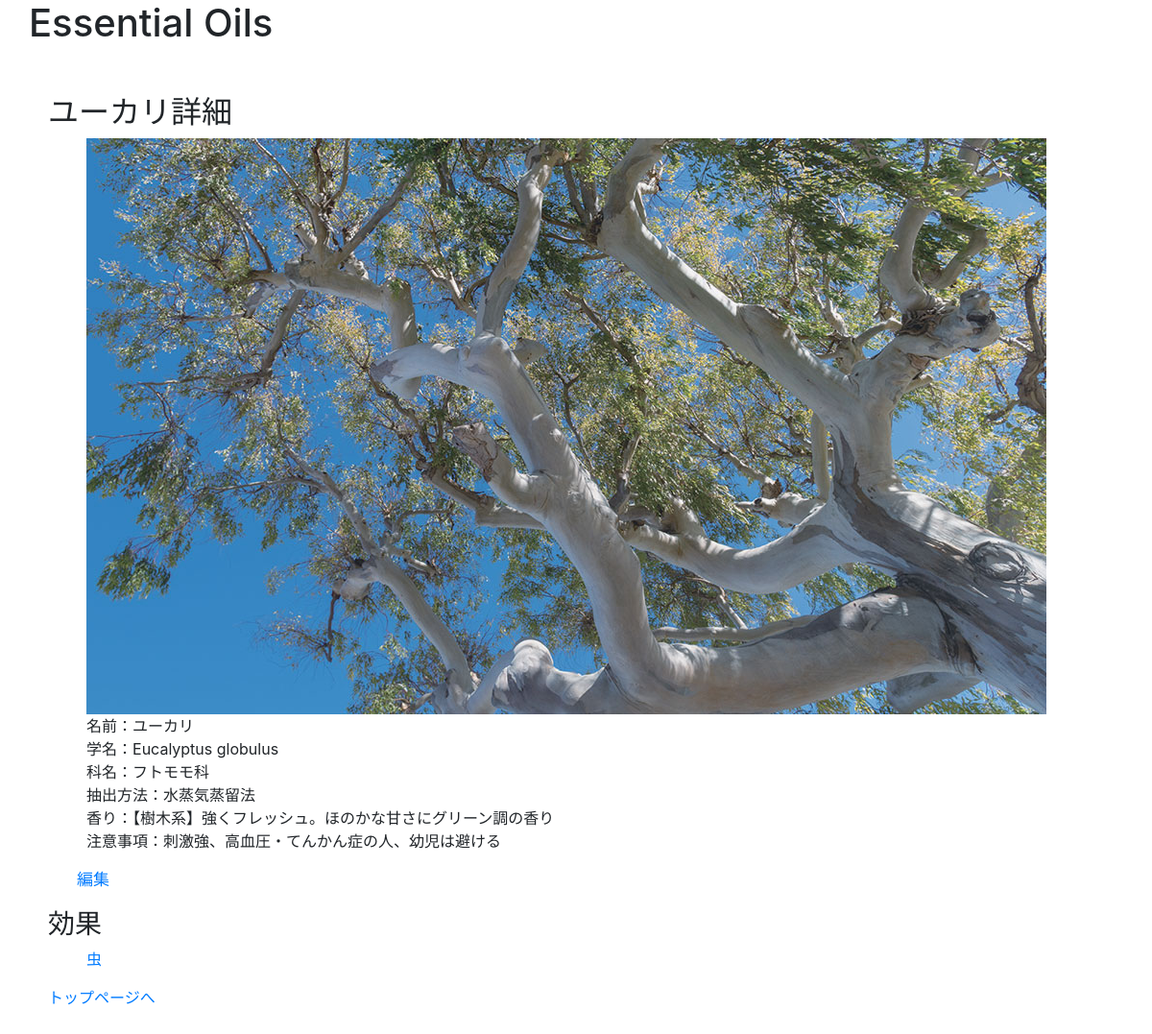
/oil_detail_for_user.php?id=10, run on the app's committed database.
### tables this page shows
CREATE TABLE `essential_oils` (
  `id` int(11) NOT NULL AUTO_INCREMENT,
  `name` varchar(255) NOT NULL,
  `scientific_name` varchar(255) NOT NULL,
  `plant_name` varchar(255) NOT NULL,
  `extraction` varchar(255) NOT NULL,
  `aroma` varchar(255) NOT NULL,
  `caution` varchar(255) NOT NULL,
  `english_name` varchar(255) NOT NULL,
  `user_id` int(11) NOT NULL,
  `image` varchar(255) NOT NULL,
  `created_at` timestamp NOT NULL DEFAULT CURRENT_TIMESTAMP,
  PRIMARY KEY (`id`),
  KEY `user_id` (`user_id`),
  CONSTRAINT `essential_oils_ibfk_1` FOREIGN KEY (`user_id`) REFERENCES `users` (`id`) ON DELETE CASCADE ON UPDATE CASCADE
);

CREATE TABLE `effects` (
  `id` int(11) NOT NULL AUTO_INCREMENT,
  `effect` varchar(255) NOT NULL,
  `content` varchar(255) NOT NULL,
  `caution` varchar(255) NOT NULL,
  `user_id` int(11) NOT NULL,
  `created_at` timestamp NOT NULL DEFAULT CURRENT_TIMESTAMP,
  PRIMARY KEY (`id`),
  KEY `user_id` (`user_id`),
  CONSTRAINT `effects_ibfk_1` FOREIGN KEY (`user_id`) REFERENCES `users` (`id`) ON DELETE CASCADE ON UPDATE CASCADE
);

### oil_detail_for_user.php (called while the page is built, shortened)
<?php
    require_once 'DAOs/OilDAO.php';
    require_once 'DAOs/EffectDAO.php';
    $id = $_GET['id'];
    $oil = OilDAO::find($id);
    $effects = EffectDAO::get_all_effects_by_oil_id($id);
    include_once 'views/oil_detail_for_user_view.php';

### DAOs/OilDAO.php (called while the page is built, shortened)
<?php
    require_once 'DAOs/DAO.php';
    class OilDAO extends DAO{
        public static function find($id){
             try{
                $pdo = self::get_connection();
                $stmt = $pdo->prepare('SELECT * FROM essential_oils WHERE id=:id');
                $stmt->bindValue(':id', $id, PDO::PARAM_INT);
                $stmt->execute();
                $stmt->setFetchMode(PDO::FETCH_CLASS|PDO::FETCH_PROPS_LATE, 'Oil');
                $oil = $stmt->fetch();
            }catch(PDOException $e){
            }finally{
                self::close_connection($pdo, $stmt);
            }
            return $oil;
        }
    }

### DAOs/EffectDAO.php (called while the page is built, shortened)
<?php
    require_once 'DAOs/DAO.php';
    class EffectDAO extends DAO{
        public static function get_effect($id){
             try{
                $pdo = self::get_connection();
                $stmt = $pdo->prepare('SELECT * FROM effects WHERE id=:id');
                $stmt->bindValue(':id', $id, PDO::PARAM_INT);
                $stmt->execute();
                $stmt->setFetchMode(PDO::FETCH_CLASS|PDO::FETCH_PROPS_LATE, 'Effect');
                $effect = $stmt->fetch();
            }catch(PDOException $e){
            }finally{
                self::close_connection($pdo, $stmt);
            }
            return $effect;
        }
        public static function get_all_effects_by_oil_id($oil_id){
             try{
                $pdo = self::get_connection();
                $stmt = $pdo->prepare('SELECT * FROM relations WHERE oil_id=:oil_id');
                $stmt->bindValue(':oil_id', $oil_id, PDO::PARAM_INT);
                $stmt->execute();
                $stmt->setFetchMode(PDO::FETCH_CLASS|PDO::FETCH_PROPS_LATE, 'Relation');
                $relations = $stmt->fetchAll();
                $effects = array();
                foreach($relations as $relation){
                    $effect = self::get_effect($relation->effect_id);
                    $effects[] = $effect;
                }
            }catch(PDOException $e){
            }finally{
                self::close_connection($pdo, $stmt);
            }
            return $effects;
        }
    }

### DAOs/DAO.php (called while the page is built, shortened)
<?php
    class DAO {
        protected static function close_connection($pdo, $stmt){
            $pdo = null;
            $stmt = null;
        }
    }

### views/oil_detail_for_user_view.php (the view, shortened to what this page needs)
<!DOCTYPE html>
<html lang="ja">
    <head>
        <link rel="stylesheet" href="https://stackpath.bootstrapcdn.com/bootstrap/4.3.1/css/bootstrap.min.css">
        <link rel="stylesheet" href="css/style.css">
    </head>
    <body>
        <h1>Essential Oils</h1>
        <div class="essential_oils">
            <h2><?= $oil->name ?>詳細</h2>
            <ul>
                <li><img src="<?= $oil->image ?>"></li>
                <li>名前：<?= $oil->name ?></li>
                <li>学名：<?= $oil->scientific_name ?></li>
                <li>科名：<?= $oil->plant_name ?></li>
                <li>抽出方法：<?= $oil->extraction ?></li>
                <li>香り：<?= $oil->aroma ?></li>
                <li>注意事項：<?= $oil->caution ?></li>
            </ul>
            <p><a href="oil_edit.php?id=<?= $id ?>">編集</a></p>
            <h3>効果</h3>
            <ul>
            <?php foreach($effects as $effect): ?>
                <li><a href="effect_detail_for_user.php?id=<?= $effect->id ?>"><?= $effect->effect ?></a></li>
            <?php endforeach; ?>
            </ul>
            <p1><a href="mypage_top.php">トップページへ</a></p1>
        </div>
    </body>
</html>

### css/style.css (style rules this page uses)
h1 { padding-left: 30px; }
p { margin-left: 50px; }
.essential_oils, .effects, .relations { margin: 50px 50px; }
.essential_oils p, .effects p, .main p, .relations p { font-size: 17px; margin-left: 30px; }
.essential_oils ul, .effects ul, .relations ul { list-style: none; }

### data on the page
essential_oils: name "ユーカリ", image (picture), scientific_name "Eucalyptus globulus", plant_name "フトモモ科", extraction "水蒸気蒸留法", aroma "【樹木系】強くフレッシュ。ほのかな甘さにグリーン調の香り", caution "刺激強、高血圧・てんかん症の人、幼児は避ける"
effects: effect "虫"
